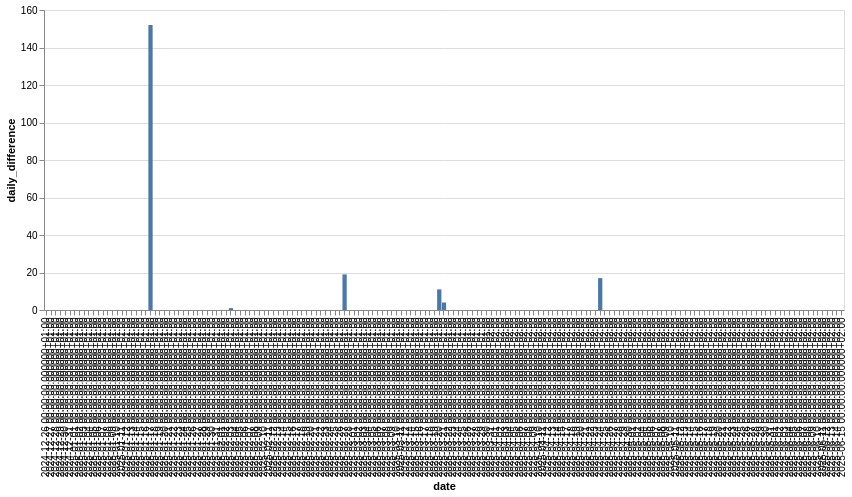

Notebook code cell kept with this figure:
### Code cell
segment('400 metrů, 44 120 diváků')

### Figure 1 — Vega-Lite specification as saved in the notebook (floating-point values rounded to 4 significant figures; data arrays with more than 128 entries replaced by an {"elided": "..."} marker saying what was removed)
{"config": {"view": {"continuousWidth": 300, "continuousHeight": 300}}, "data": {"name": "data-105f26d9e3ca7a56a1a099f85f84d9ff"}, "mark": {"type": "bar"}, "encoding": {"x": {"field": "date", "type": "ordinal"}, "y": {"field": "daily_difference", "type": "quantitative"}}, "width": 800, "$schema": "https://vega.github.io/schema/vega-lite/v5.8.0.json", "datasets": {"data-105f26d9e3ca7a56a1a099f85f84d9ff": {"elided": "169 records"}}}
